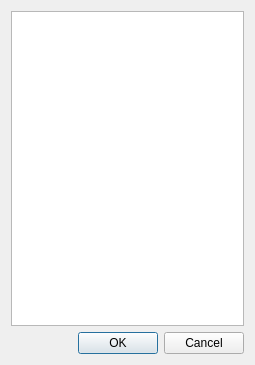
<?xml version="1.0" encoding="UTF-8"?>
<ui version="4.0">
 <class>CanvasNodeProtectionDialog</class>
 <widget class="QWidget" name="CanvasNodeProtectionDialog">
  <property name="geometry">
   <rect>
    <x>0</x>
    <y>0</y>
    <width>255</width>
    <height>365</height>
   </rect>
  </property>
  <property name="sizePolicy">
   <sizepolicy hsizetype="Preferred" vsizetype="Preferred">
    <horstretch>0</horstretch>
    <verstretch>0</verstretch>
   </sizepolicy>
  </property>
  <property name="minimumSize">
   <size>
    <width>255</width>
    <height>365</height>
   </size>
  </property>
  <property name="maximumSize">
   <size>
    <width>255</width>
    <height>365</height>
   </size>
  </property>
  <property name="windowTitle">
   <string>Protection</string>
  </property>
  <layout class="QVBoxLayout" name="verticalLayout">
   <item>
    <widget class="QTableWidget" name="m_protectionTable">
     <property name="minimumSize">
      <size>
       <width>0</width>
       <height>0</height>
      </size>
     </property>
     <property name="maximumSize">
      <size>
       <width>16777215</width>
       <height>16777215</height>
      </size>
     </property>
     <property name="autoScroll">
      <bool>false</bool>
     </property>
     <property name="editTriggers">
      <set>QAbstractItemView::NoEditTriggers</set>
     </property>
     <property name="showDropIndicator" stdset="0">
      <bool>false</bool>
     </property>
     <property name="selectionMode">
      <enum>QAbstractItemView::NoSelection</enum>
     </property>
     <property name="selectionBehavior">
      <enum>QAbstractItemView::SelectRows</enum>
     </property>
     <property name="showGrid">
      <bool>false</bool>
     </property>
     <attribute name="horizontalHeaderCascadingSectionResizes">
      <bool>true</bool>
     </attribute>
     <attribute name="horizontalHeaderHighlightSections">
      <bool>false</bool>
     </attribute>
     <attribute name="horizontalHeaderStretchLastSection">
      <bool>false</bool>
     </attribute>
     <attribute name="verticalHeaderVisible">
      <bool>false</bool>
     </attribute>
     <attribute name="verticalHeaderHighlightSections">
      <bool>false</bool>
     </attribute>
     <attribute name="verticalHeaderStretchLastSection">
      <bool>false</bool>
     </attribute>
    </widget>
   </item>
   <item>
    <widget class="QDialogButtonBox" name="m_buttonBox">
     <property name="minimumSize">
      <size>
       <width>0</width>
       <height>0</height>
      </size>
     </property>
     <property name="standardButtons">
      <set>QDialogButtonBox::Cancel|QDialogButtonBox::Ok</set>
     </property>
     <property name="centerButtons">
      <bool>false</bool>
     </property>
    </widget>
   </item>
  </layout>
 </widget>
 <resources/>
 <connections/>
</ui>
